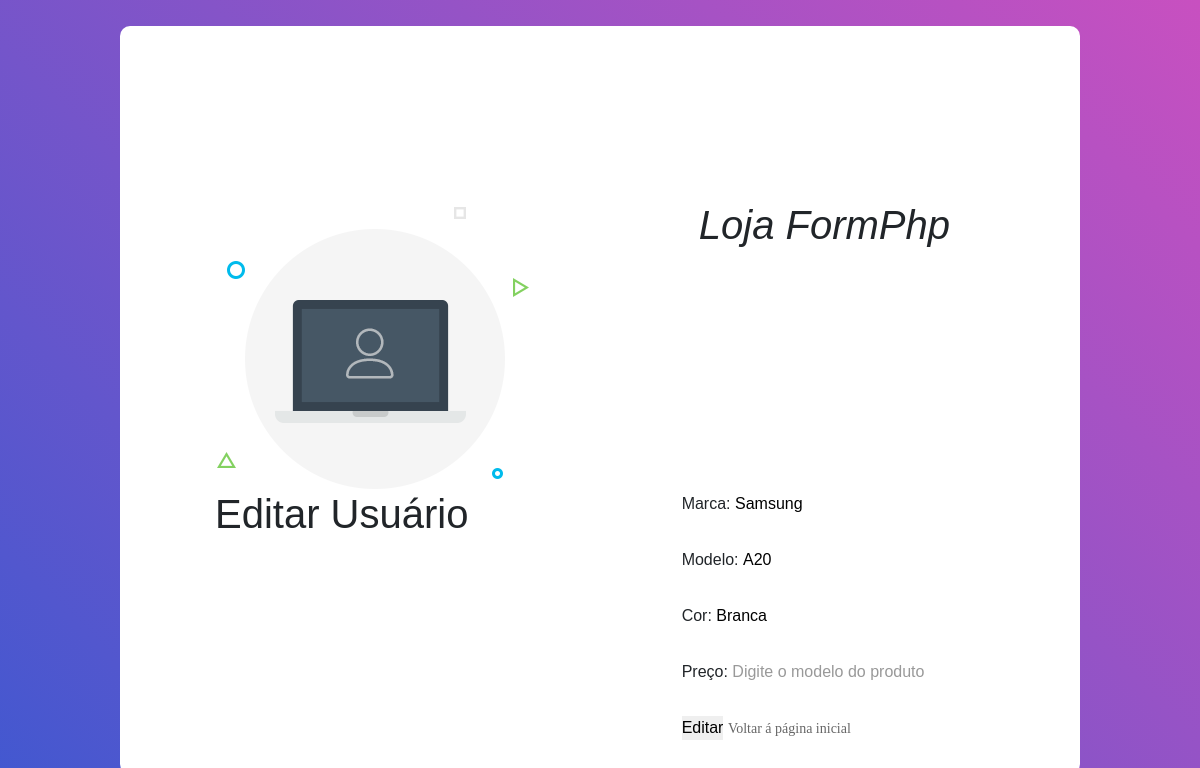
/editarProd.php?id=125, run on an earlier commit of the app's database.
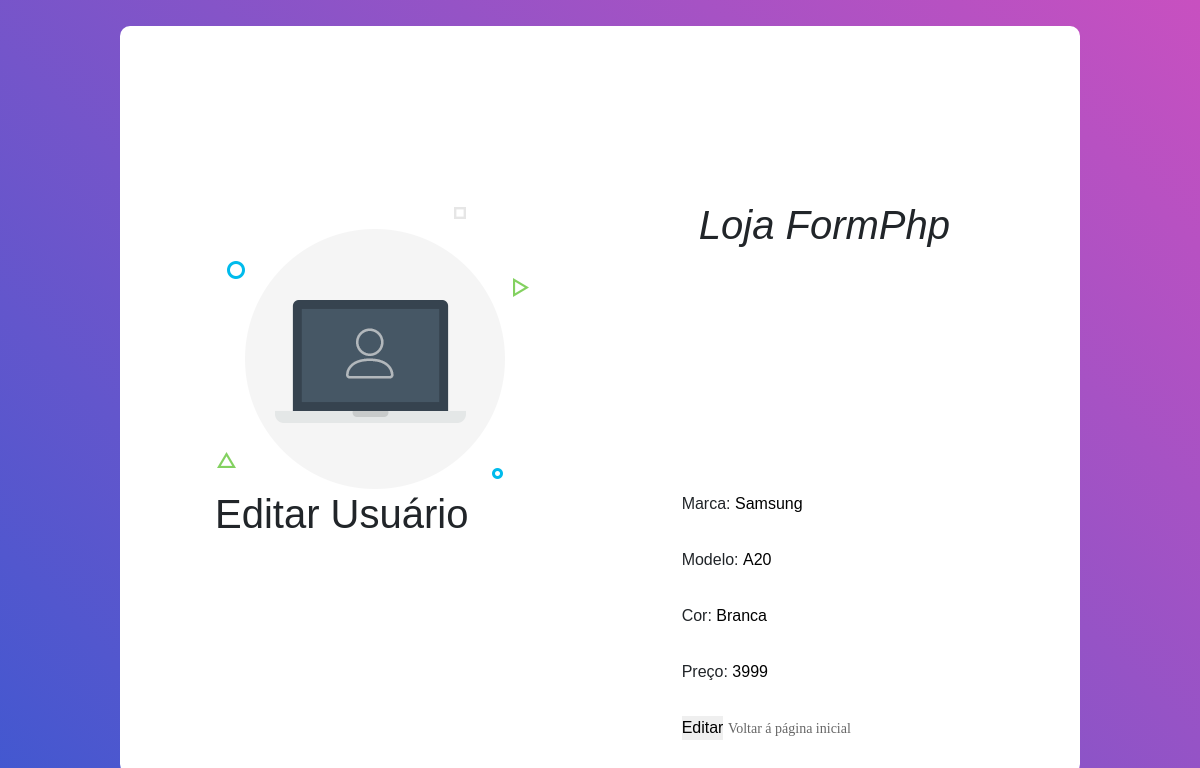
And on a later commit of the database.
### tables this page shows
CREATE TABLE `produtos` (
  `pk_prod` int(11) NOT NULL,
  `marca_prod` varchar(200) NOT NULL,
  `mod_prod` varchar(200) NOT NULL,
  `cor_prod` varchar(200) NOT NULL,
  `preco_prod` varchar(20) NOT NULL,
  `forn_id` int(11) NOT NULL,
  `dataFab` date DEFAULT NULL,
  `created` datetime NOT NULL DEFAULT current_timestamp(),
  `modified` datetime DEFAULT current_timestamp()
);

### editarProd.php (the view, shortened to what this page needs)
<?php
include_once("conexao.php");
$idProduto = $_GET['id'];
$result_usuario = "SELECT * FROM produtos WHERE pk_prod = '$idProduto'";
$resultado_usuario = mysqli_query($conexao, $result_usuario);
$row_usuario = mysqli_fetch_assoc($resultado_usuario);
?>
<!DOCTYPE html>
<html lang="pt-br">
<head>
	<link rel="stylesheet" type="text/css" href="vendor/bootstrap/css/bootstrap.min.css">
	<link rel="stylesheet" type="text/css" href="fonts/font-awesome-4.7.0/css/font-awesome.min.css">
	<link rel="stylesheet" type="text/css" href="vendor/animate/animate.css">
	<link rel="stylesheet" type="text/css" href="vendor/css-hamburgers/hamburgers.min.css">
	<link rel="stylesheet" type="text/css" href="vendor/select2/select2.min.css">
	<link rel="stylesheet" type="text/css" href="css/util.css">
	<link rel="stylesheet" type="text/css" href="css/main.css">
</head>
<body
<div class="limiter">
		<div class="container-login100">
			<div class="wrap-login100">
				<div class="login100-pic js-tilt" data-tilt>
					<img src="images/img-01.png" alt="IMG">
				</div>
    <h1 style="font-style: italic; text-align:center;">Loja FormPhp</h1>
    <h1>Editar Usuário</h1>
    <form method="POST" action="proc_edit_usuario.php">
        <label>Marca: </label>
        <input type="text" name="marcaProd" placeholder="Digite a marca do produto" value="<?php echo $row_usuario['marca_prod']; ?>"><br><br>
        <label>Modelo: </label>
        <input type="text" name="modelProd" placeholder="Digite o modelo do produto" value="<?php echo $row_usuario['mod_prod']; ?>"><br><br>
        <label>Cor: </label>
        <input type="text" name="corProd" placeholder="Digite o modelo do produto" value="<?php echo $row_usuario['cor_prod']; ?>"><br><br>
        <label>Preço: </label>
        <input type="number" name="precoProd" placeholder="Digite o modelo do produto" value="<?php echo $row_usuario['preco_prod']; ?>"><br><br>
        <input type="submit" value="Editar">
        <button><a href="verificar.php">Voltar á página inicial</a></button>
    </form>
</body>
</html>

### css/main.css (style rules this page uses)
* { margin: 0px; padding: 0px; box-sizing: border-box; }
body, html { height: 100%; font-family: Poppins-Regular, sans-serif; }
a { font-family: Poppins-Regular; font-size: 14px; line-height: 1.7; color: #666666; margin: 0px; transition: all 0.4s; -webkit-transition: all 0.4s; -o-transition: all 0.4s; -moz-transition: all 0.4s; }
h1,h2,h3,h4,h5,h6 { margin: 0px; }
input { outline: none; border: none; }
button { outline: none !important; border: none; background: transparent; }
.limiter { width: 100%; margin: 0 auto; }
.container-login100 { width: 100%; min-height: 100vh; display: -webkit-box; display: -webkit-flex; display: -moz-box; display: -ms-flexbox; display: flex; flex-wrap: wrap; justify-content: center; align-items: center; padding: 15px; background: #9053c7; background: -webkit-linear-gradient(-135deg, #c850c0, #4158d0); background: -o-linear-gradient(-135deg, #c850c0, #4158d0); background: -moz-linear-gradient(-135deg, #c850c0, #4158d0); background: linear-gradient(-135deg, #c850c0, #4158d0); }
.wrap-login100 { width: 960px; background: #fff; border-radius: 10px; overflow: hidden; display: -webkit-box; display: -webkit-flex; display: -moz-box; display: -ms-flexbox; display: flex; flex-wrap: wrap; justify-content: space-between; padding: 177px 130px 33px 95px; }
.login100-pic { width: 316px; }
.login100-pic img { max-width: 100%; }

What changed in the data, as far as the page shows it:
changed produtos "Samsung": precoProd (not shown) → "3999"
